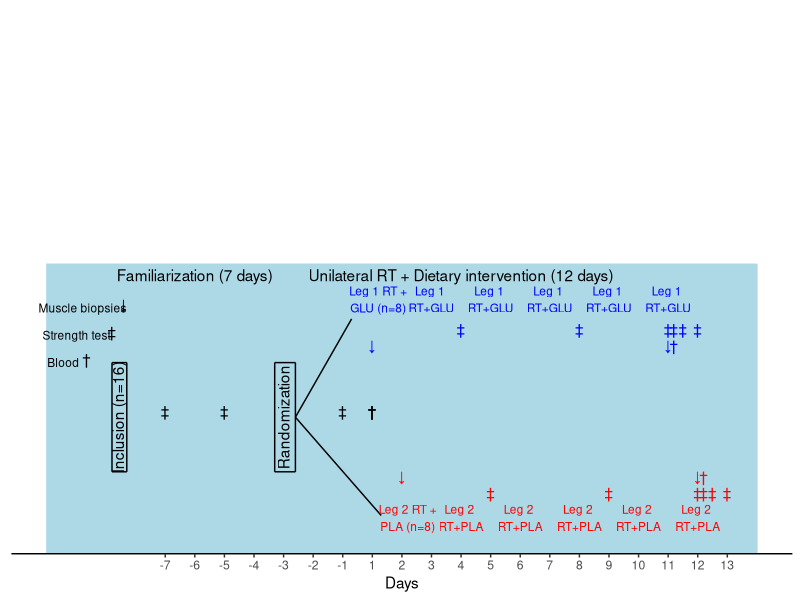

This figure's R source:
####### Study design fig work

# Packages
library(tidyverse)
library(readxl)


# Data
d.dat <- read_excel("./data/design.dat.xlsx", na = "NA") %>%
  print()

biopsy_glyph <- "\U2193"
blood_glyph <-  "\U2020"
strength_glyph <- "\U2021"


d.dat %>%
  ggplot(aes(time, tp)) +
  
  
  scale_y_continuous(limits = c(0,10), breaks = c(1, 2, 3, 4, 5, 6, 7, 8, 9, 10), expand = c(0,0)) +
  
  scale_x_continuous(limits = c(-3,21), breaks = seq(1:20), 
                     labels = c("1" = "-7", "2" = "-6", "3" = "-5", "4" = "-4",
                                "5" = "-3", "6" = "-2", "7" = "-1", "8" = "1",
                                "9" = "2", "10" = "3", "11" = "4", "12" = "5", "13" = "6",
                                "14" = "7", "15" = "8", "16" = "9", "17" = "10",
                                "18" = "11", "19" = "12", "20" = "13")) +
  
  # Time periods (familiarisation/internvetion)
  annotate("rect", xmin = -3, xmax = 21, ymin = 0, ymax = 5.3, alpha = 2, color = "lightblue", fill = "lightblue") +
  annotate("text", x = 2, y = 5.1, label = "Familiarization (7 days)") +
  annotate("text", x = 11, y = 5.1, label = "Unilateral RT + Dietary intervention (12 days)") +
  
  ## Signs
  # Biopsy
  annotate("text", x = -1.8, y = 4.5, label = "Muscle biopsies", size = 3) +
  annotate("text", x = -0.4, y = 4.45, label = rep(biopsy_glyph, 1), vjust = 0) +
  annotate("text", x = c(8, 18), y = rep(3.7),
           label = rep(biopsy_glyph, 2), color = "blue", vjust = 0) +
  annotate("text", x = c(9, 19), y = rep(1.3),
           label = rep(biopsy_glyph, 2), color = "red", vjust = 0) +
  
  # Strength
  annotate("text", x = -2, y = 4, label = "Strength test", size = 3) +
  annotate("text", x = -0.8, y = 3.95, label = rep(strength_glyph, 1), vjust = 0) +
  annotate("text", x = c(1, 3, 7), y = rep(2.5),
           label = rep(strength_glyph, 3), vjust = 0) +
  annotate("text", x = c(11, 15, 18, 18.2, 18.5, 19), y = rep(4),
           label = rep(strength_glyph, 6), color = "blue", vjust = 0) +
  annotate("text", x = c(12, 16, 19, 19.2, 19.5, 20), y = rep(1),
           label = rep(strength_glyph, 6), color = "red", vjust = 0) +
  

  # Blood
  annotate("text", x = -2.45, y = 3.5, label = "Blood", size = 3) +
  annotate("text", x = -1.65, y = 3.45, label = rep(blood_glyph, 1), vjust = 0) +
  annotate("text", x = 8, y = rep(2.5),
           label = rep(blood_glyph, 3), vjust = 0) +
  annotate("text", x = 18.2, y = rep(3.7),
           label = rep(blood_glyph, 1), color = "blue", vjust = 0) +
  annotate("text", x = 19.2, y = rep(1.3),
           label = rep(blood_glyph, 1), color = "red", vjust = 0) +
  
  ## Randomization
  
  # Inclusion
  annotate("segment", x = -0.8, xend = -0.3, y = 1.5, yend = 1.5) +
  annotate("segment", x = -0.8, xend = -0.3, y = 3.5, yend = 3.5) +
  annotate("segment", x = -0.8, xend = -0.8, y = 1.5, yend = 3.5) +
  annotate("segment", x = -0.3, xend = -0.3, y = 1.5, yend = 3.5) +
  annotate(geom = "text", x = -0.6, y = 2.5, label = c("Inclusion (n=16)"), angle = 90) +
  
  # Randomization
  annotate("segment", x = 4.7, xend = 5.4, y = 1.5, yend = 1.5) +
  annotate("segment", x = 4.7, xend = 5.4, y = 3.5, yend = 3.5) +
  annotate("segment", x = 4.7, xend = 4.7, y = 1.5, yend = 3.5) +
  annotate("segment", x = 5.4, xend = 5.4, y = 1.5, yend = 3.5) +
  annotate(geom = "text", x = 5, y = 2.5, label = c("Randomization"), angle = 90) +
  
  # Pointers
  annotate("segment", x = 5.4, xend = 7.3, y = 2.5, yend = 4.3) +
  annotate("segment", x = 5.4, xend = 8.3, y = 2.5, yend = 0.7) +
  
  # Glucose
  #annotate("segment", x = 7.3, xend = 9, y = 6.3, yend = 6.3) +
  #annotate("segment", x = 7.3, xend = 9, y = 6.9, yend = 6.9) +
  #annotate("segment", x = 7.3, xend = 7.3, y = 6.3, yend = 6.9) +
  #annotate("segment", x = 9, xend = 9, y = 6.3, yend = 6.9) +
  annotate(geom = "text", x = 8.2, y = 4.5, label = c("Leg 1 RT +\nGLU (n=8)\n"), color = "blue", angle = 0, size = 3) +
  
  # Placebo
  #annotate("segment", x = 7.5, xend = 8.5, y = 0.7, yend = 0.7) +
  #annotate("segment", x = 7.5, xend = 8.5, y = 2.3, yend = 2.3) +
  #annotate("segment", x = 7.5, xend = 7.5, y = 0.7, yend = 2.3) +
  #annotate("segment", x = 8.5, xend = 8.5, y = 0.7, yend = 2.3) +
  annotate(geom = "text", x = 9.2, y = 0.5, label = c("Leg 2 RT +\nPLA (n=8)\n"), color = "red", angle = 0, size = 3) +
  

  
  
  # Training (start with GLU)
  # Day 3
  annotate(geom = "text", x = 10, y = 4.5, label = c("Leg 1 \nRT+GLU\n"), color = "blue", angle = 0, size = 3) +
  # Day 5
  annotate(geom = "text", x = 12, y = 4.5, label = c("Leg 1 \nRT+GLU\n"), color = "blue", angle = 0, size = 3) +
  # Day 7
  annotate(geom = "text", x = 14, y = 4.5, label = c("Leg 1 \nRT+GLU\n"), color = "blue", angle = 0, size = 3) +
  # Day 9
  annotate(geom = "text", x = 16, y = 4.5, label = c("Leg 1 \nRT+GLU\n"), color = "blue", angle = 0, size = 3) +
  # Day 11
  annotate(geom = "text", x = 18, y = 4.5, label = c("Leg 1 \nRT+GLU\n"), color = "blue", angle = 0, size = 3) +

  
  ## Training (start with PLA)
  # Day 4
  annotate(geom = "text", x = 11, y = 0.5, label = c("Leg 2 \nRT+PLA\n"), color = "red", angle = 0, size = 3) +
  # Day 6
  annotate(geom = "text", x = 13, y = 0.5, label = c("Leg 2 \nRT+PLA\n"), color = "red", angle = 0, size = 3) +
  # Day 8
  annotate(geom = "text", x = 15, y = 0.5, label = c("Leg 2 \nRT+PLA\n"), color = "red", angle = 0, size = 3) +
  # Day 10
  annotate(geom = "text", x = 17, y = 0.5, label = c("Leg 2 \nRT+PLA\n"), color = "red", angle = 0, size = 3) +
  # Day 12
  annotate(geom = "text", x = 19, y = 0.5, label = c("Leg 2 \nRT+PLA\n"), color = "red", angle = 0, size = 3) +
  
  theme_classic() +
  labs(x = "Days", y = "") +
  theme(axis.line.y = element_blank(),
        axis.title.y = element_blank(),
        axis.ticks.y = element_blank(),
        axis.text.y = element_blank())
  
  
  
  
  
 
 coord_flip()
